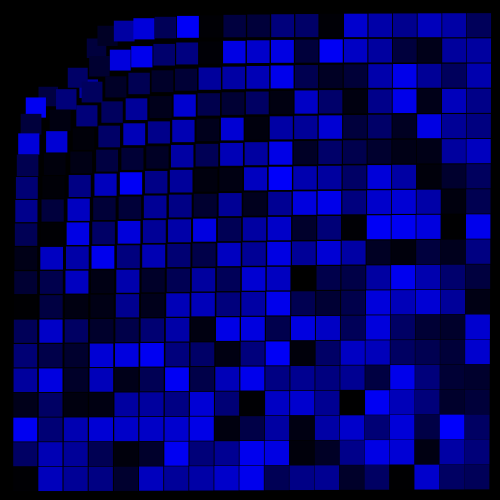
Frame 1 (no input)
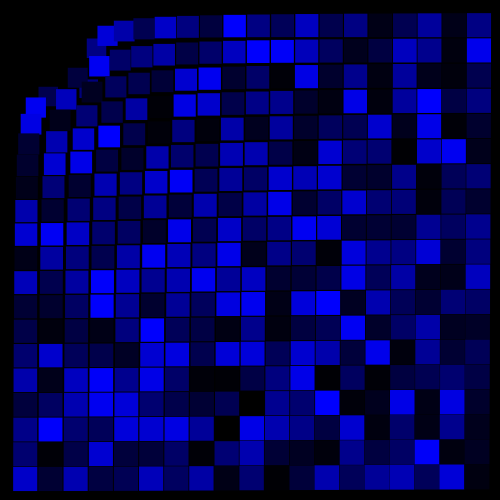
Frame 60 (the mouse pressed at the canvas centre just before this capture)
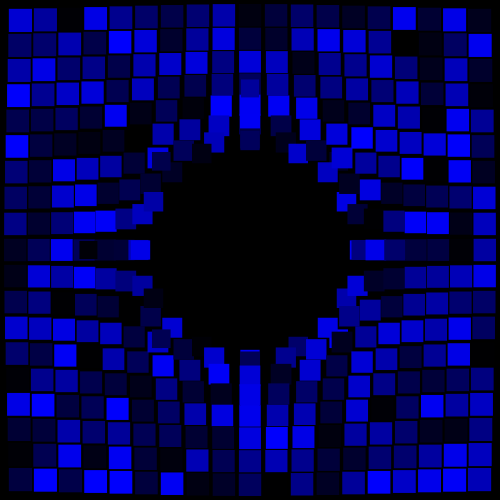
Frame 120 (the mouse held since frame 60 and released just before this capture)

The Processing sketch that drew these frames (run headless with seeded random() and noise(); from frame 60 on, the mouse is pressed at the canvas centre):

// Processing sketch: grid_blue
// ── grid_blue.pde
float dx;
float dy;
float K;
float side;
float span;
float c1;


void setup()
{
  size(500,500); 
  rectMode(CENTER);
  noStroke();
  span=pow(dist(25,25,width,height),.1);
  K=6500;
}

void draw() 
{
  background(0);

  for(int i=25; i<width; i+=25) {
    for(int j=25; j<height; j+=25) {
      c1=random(0,255);
      fill(0,0,c1);
      side=pow(dist(mouseX,mouseY,i,j),.1);
      side=side/span*25;
      dx=K*(i-mouseX)/pow(dist(i,j,mouseX,mouseY),2.2);
      dy=K*(j-mouseY)/pow(dist(i,j,mouseX,mouseY),2.2);
      rect(i+dx,j+dy,side,side);
    }
  }
}
